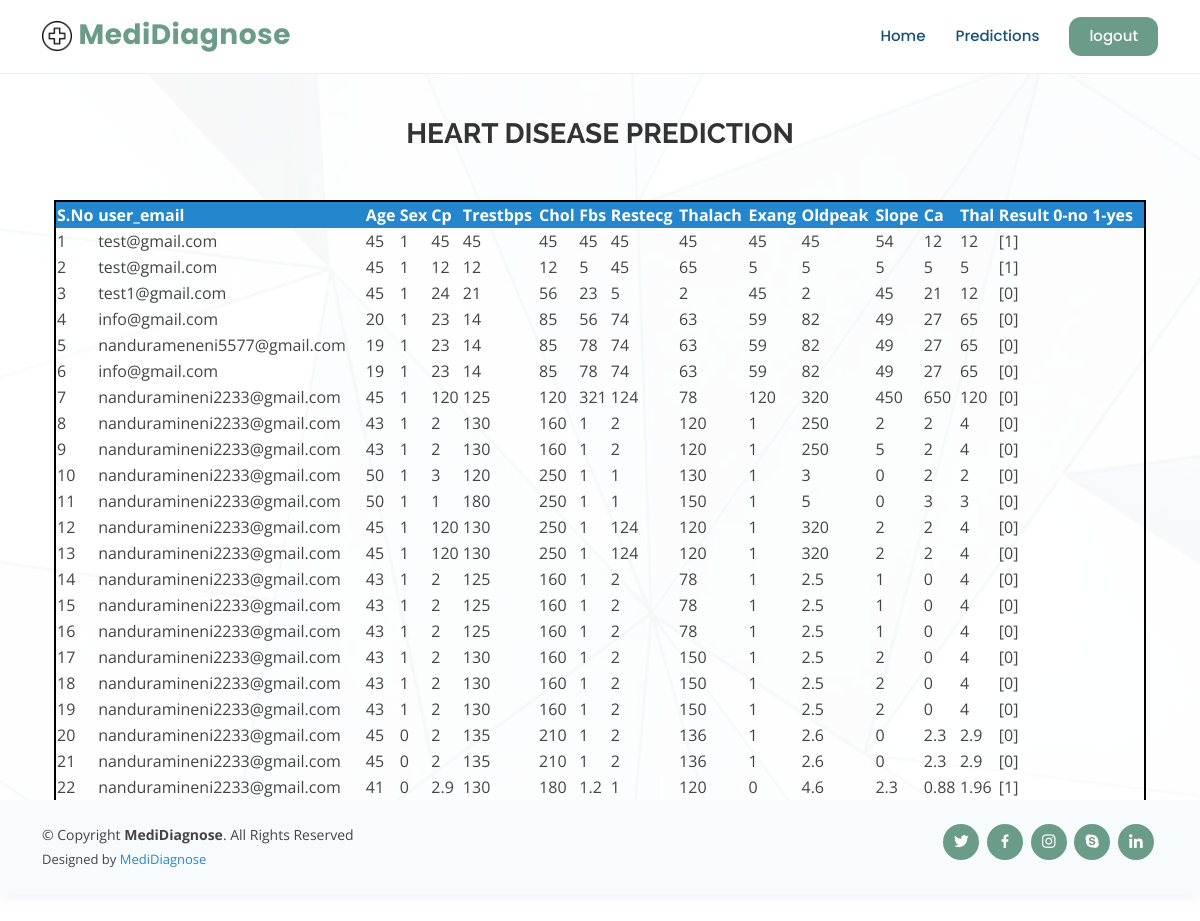
The page /adminshdpResults/ on the database its author committed.
### Paruluserapp/models.py (models this page shows)
class hdpmodel(models.Model):
    age = models.CharField(max_length=100)
    sex = models.CharField(max_length=100)
    cp = models.CharField(max_length=100)
    trestbps = models.CharField(max_length=100)
    chol = models.CharField(max_length=100)
    fbs = models.CharField(max_length=100)
    restecg = models.CharField(max_length=100)
    thalach = models.CharField(max_length=100)
    exang = models.CharField(max_length=100)
    oldpeak = models.CharField(max_length=100)
    slope = models.CharField(max_length=100)
    ca = models.CharField(max_length=100)
    thal = models.CharField(max_length=100)
    user_email = models.CharField(max_length=100)
    custom_predictions = models.CharField(max_length=100)

### Paruladminapp/views.py (the view)
# urls.py: path('adminshdpResults/', paruladmins.adminshdpResults, name="adminshdpResults"),
def adminshdpResults(request):
    data = hdpmodel.objects.all()
    return render(request, "admin/hdpresults.html", {'data': data})

### assets/templates/admin/hdpresults.html
{% extends 'admin/adminbase.html' %}
{% load static %}
{% block contents %}
<section id="contact" class="contact">
    <div class="container"  data-aos="fade-up">
        <div class="section-title">
            <h2>Heart Disease Prediction</h2>
            </div>
            <div class="col-md-12">
             <table style="border-collapse: collapse; width: 100%; border: 2px solid #000;">
                    <thead>
                    <tr style="background-color: #2487ce; color: #fff;">
                        <th scope="col">S.No</th>
                        <th scope="col">user_email</th>
                        <th scope="col">Age</th>
                        <th scope="col">Sex</th>
                        <th scope="col">Cp</th>
                        <th scope="col">Trestbps</th>
                        <th scope="col">Chol</th>
                        <th scope="col">Fbs</th>
                        <th scope="col">Restecg</th>
                        <th scope="col">Thalach</th>
                        <th scope="col">Exang</th>
                        <th scope="col">Oldpeak</th>
                        <th scope="col">Slope</th>
                        <th scope="col">Ca</th>
                        <th scope="col">Thal</th>
                        <th scope="col">Result 0-no 1-yes</th>
                    </tr>
                    </thead>
                    <tbody>
                    {% for i in data %}
                    <tr scope="row">
                        <td>{{forloop.counter}}</td>
                        <td>{{i.user_email}}</td>
                        <td>{{i.age}}</td>
                        <td>{{i.sex}}</td>
                        <td>{{i.cp}}</td>
                        <td>{{i.trestbps}}</td>
                        <td>{{i.chol}}</td>
                        <td>{{i.fbs}}</td>
                        <td>{{i.restecg}}</td>
                        <td>{{i.thalach}}</td>
                        <td>{{i.exang}}</td>
                        <td>{{i.oldpeak}}</td>
                        <td>{{i.slope}}</td>
                        <td>{{i.ca}}</td>
                        <td>{{i.thal}}</td>
                        <td>{{i.custom_predictions}}</td>
                    </tr>
                    {% endfor %}
                    </tbody>
                </table>
            </div>
    </div>
</section>
{% endblock %}

### assets/templates/admin/adminbase.html (shortened to what this page needs)
<!DOCTYPE html>
{% load static %}
<html lang="en">
<head>
  <link href="{% static 'vendor/aos/aos.css' %}" rel="stylesheet">
  <link href="{% static 'vendor/bootstrap/css/bootstrap.min.css' %}" rel="stylesheet">
  <link href="{% static 'vendor/bootstrap-icons/bootstrap-icons.css' %}" rel="stylesheet">
  <link href="{% static 'vendor/boxicons/css/boxicons.min.css' %}" rel="stylesheet">
  <link href="{% static 'vendor/glightbox/css/glightbox.min.css' %}" rel="stylesheet">
  <link href="{% static 'vendor/remixicon/remixicon.css' %}" rel="stylesheet">
  <link href="{% static 'vendor/swiper/swiper-bundle.min.css' %}" rel="stylesheet">
  <link href="{% static 'css/style.css' %}" rel="stylesheet">
</head>
<body>
  <header id="header" class="fixed-top">
    <div class="container d-flex align-items-center justify-content-between">
      <h1 class="logo"><a href="{% url 'home' %}"> <img src="{% static 'img/w-logo.png' %}"  alt="logo"> MediDiagnose</a></h1>
      <nav id="navbar" class="navbar">
        <ul>
          <li><a class="nav-link scrollto " href="{% url 'adminhome' %}">Home</a></li>
          <li><a class="nav-link scrollto" href="{% url 'adminpredictions' %}">Predictions</a></li>
          <li><a class="getstarted scrollto" href="{% url 'padminlogout' %}">logout</a></li>
        </ul>
      </nav>
    </div>
  </header>
  <section id="hero" class="d-flex align-items-center">
    <div class="container position-relative" data-aos="fade-up" data-aos-delay="100">
      <div class="row justify-content-center">
        <div class="col-xl-7 col-lg-9 text-center">
          <p>AI Powered Medical Diagnosis</p>
        </div>
      </div>
      {%block contents%}
      {%endblock%}
    </div>
  </section>
  <footer id="footer">
    <div class="container d-md-flex py-4">
      <div class="me-md-auto text-center text-md-start">
        <div class="copyright">
          &copy; Copyright <strong><span>MediDiagnose</span></strong>. All Rights Reserved
        </div>
        <div class="credits">
           Designed by <a href="https://paruluniversity.ac.in/" target="_blank">MediDiagnose</a>
        </div>
      </div>
      <div class="social-links text-center text-md-right pt-3 pt-md-0">
        <a  class="twitter"><i class="bx bxl-twitter"></i></a>
        <a  class="facebook"><i class="bx bxl-facebook"></i></a>
        <a  class="instagram"><i class="bx bxl-instagram"></i></a>
        <a  class="google-plus"><i class="bx bxl-skype"></i></a>
        <a  class="linkedin"><i class="bx bxl-linkedin"></i></a>
      </div>
    </div>
  </footer>
</body>
</html>

### assets/static/css/style.css (style rules this page uses)
body { font-family: "Open Sans", sans-serif; color: #444444; }
a { color: #2487ce; text-decoration: none; }
h1, h2, h3, h4, h5, h6 { font-family: "Raleway", sans-serif; }
#header { transition: all 0.5s; background: #fff; z-index: 997; padding: 15px 0; border-bottom: 1px solid #e6f2fb; }
#header .logo { font-size: 28px; margin: 0; padding: 0; line-height: 1; font-weight: 700; letter-spacing: 0.5px; font-family: "Poppins", sans-serif; }
#header .logo a { color: #6A9C89; font-weight: 700; }
#header .logo img { max-height: 30px; }
.navbar { padding: 0; font-family: "poppins", sans-serif; }
.navbar ul { margin: 0; padding: 0; display: flex; list-style: none; align-items: center; }
.navbar li { position: relative; }
.navbar a, .navbar a:focus { display: flex; align-items: center; justify-content: space-between; padding: 10px 0 10px 30px; font-size: 15px; font-weight: 500; color: #16507b; white-space: nowrap; transition: 0.3s; }
.navbar .getstarted, .navbar .getstarted:focus { background: #6A9C89; padding: 8px 20px; margin-left: 30px; border-radius: 12px; color: #fff; }
#hero { width: 100%; height: 100vh; position: relative; background: url("../img/hero-bg.jpg") top center; background-size: cover; position: relative; display: flex; align-items: center; }
#hero:before { content: ""; background: rgba(255, 255, 255, 0.8); position: absolute; bottom: 0; top: 0; left: 0; right: 0; }
#hero .container { z-index: 2; }
#hero .row { display: flex; align-items: center; justify-content: space-between; width: 100%; }
#hero p { color: #5e5e5e; font-size: 18px; padding-right: 2rem; margin: 10px 0; font-family: "Poppins", sans-serif; }
@media (min-width: 1024px) { #hero { background-attachment: fixed; } }
section { padding: 80px 0; overflow: hidden; }
.section-title { text-align: center; padding-bottom: 30px; }
.section-title h2 { font-size: 32px; font-weight: bold; text-transform: uppercase; margin-bottom: 20px; padding-bottom: 0; color: #124265; }
.section-title h2 { font-size: 28px; color: #333; margin-bottom: 20px; }
#footer { color: #444444; font-size: 14px; background: #f8fbfe; box-shadow: 0px 2px 15px rgba(18, 66, 101, 0.08); }
#footer .credits { padding-top: 5px; font-size: 13px; color: #444444; }
#footer .social-links a { font-size: 18px; display: inline-block; justify-content: center; background: #6A9C89; color: #fff; padding: 8px 0; line-height: 1; margin-right: 4px; border-radius: 50%; text-align: center; width: 36px; height: 36px; transition: 0.3s; cursor: pointer; }

### rows shown on the page
hdpmodel: user_email "test@gmail.com", age "45", sex "1", cp "45", trestbps "45", chol "45", fbs "45", restecg "45", thalach "45", exang "45", oldpeak "45", slope "54", ca "12", thal "12", custom_predictions "[1]"
hdpmodel: user_email "test@gmail.com", age "45", sex "1", cp "12", trestbps "12", chol "12", fbs "5", restecg "45", thalach "65", exang "5", oldpeak "5", slope "5", ca "5", thal "5", custom_predictions "[1]"
hdpmodel: user_email "test1@gmail.com", age "45", sex "1", cp "24", trestbps "21", chol "56", fbs "23", restecg "5", thalach "2", exang "45", oldpeak "2", slope "45", ca "21", thal "12", custom_predictions "[0]"
hdpmodel: user_email "info@gmail.com", age "20", sex "1", cp "23", trestbps "14", chol "85", fbs "56", restecg "74", thalach "63", exang "59", oldpeak "82", slope "49", ca "27", thal "65", custom_predictions "[0]"
hdpmodel: user_email "nandurameneni5577@gmail.com", age "19", sex "1", cp "23", trestbps "14", chol "85", fbs "78", restecg "74", thalach "63", exang "59", oldpeak "82", slope "49", ca "27", thal "65", custom_predictions "[0]"
hdpmodel: user_email "info@gmail.com", age "19", sex "1", cp "23", trestbps "14", chol "85", fbs "78", restecg "74", thalach "63", exang "59", oldpeak "82", slope "49", ca "27", thal "65", custom_predictions "[0]"
hdpmodel: user_email "nanduramineni2233@gmail.com", age "45", sex "1", cp "120", trestbps "125", chol "120", fbs "321", restecg "124", thalach "78", exang "120", oldpeak "320", slope "450", ca "650", thal "120", custom_predictions "[0]"
hdpmodel: user_email "nanduramineni2233@gmail.com", age "43", sex "1", cp "2", trestbps "130", chol "160", fbs "1", restecg "2", thalach "120", exang "1", oldpeak "250", slope "2", ca "2", thal "4", custom_predictions "[0]"
hdpmodel: user_email "nanduramineni2233@gmail.com", age "43", sex "1", cp "2", trestbps "130", chol "160", fbs "1", restecg "2", thalach "120", exang "1", oldpeak "250", slope "5", ca "2", thal "4", custom_predictions "[0]"
hdpmodel: user_email "nanduramineni2233@gmail.com", age "50", sex "1", cp "3", trestbps "120", chol "250", fbs "1", restecg "1", thalach "130", exang "1", oldpeak "3", slope "0", ca "2", thal "2", custom_predictions "[0]"
hdpmodel: user_email "nanduramineni2233@gmail.com", age "50", sex "1", cp "1", trestbps "180", chol "250", fbs "1", restecg "1", thalach "150", exang "1", oldpeak "5", slope "0", ca "3", thal "3", custom_predictions "[0]"
hdpmodel: user_email "nanduramineni2233@gmail.com", age "45", sex "1", cp "120", trestbps "130", chol "250", fbs "1", restecg "124", thalach "120", exang "1", oldpeak "320", slope "2", ca "2", thal "4", custom_predictions "[0]"
hdpmodel: user_email "nanduramineni2233@gmail.com", age "45", sex "1", cp "120", trestbps "130", chol "250", fbs "1", restecg "124", thalach "120", exang "1", oldpeak "320", slope "2", ca "2", thal "4", custom_predictions "[0]"
hdpmodel: user_email "nanduramineni2233@gmail.com", age "43", sex "1", cp "2", trestbps "125", chol "160", fbs "1", restecg "2", thalach "78", exang "1", oldpeak "2.5", slope "1", ca "0", thal "4", custom_predictions "[0]"
hdpmodel: user_email "nanduramineni2233@gmail.com", age "43", sex "1", cp "2", trestbps "125", chol "160", fbs "1", restecg "2", thalach "78", exang "1", oldpeak "2.5", slope "1", ca "0", thal "4", custom_predictions "[0]"
hdpmodel: user_email "nanduramineni2233@gmail.com", age "43", sex "1", cp "2", trestbps "125", chol "160", fbs "1", restecg "2", thalach "78", exang "1", oldpeak "2.5", slope "1", ca "0", thal "4", custom_predictions "[0]"
hdpmodel: user_email "nanduramineni2233@gmail.com", age "43", sex "1", cp "2", trestbps "130", chol "160", fbs "1", restecg "2", thalach "150", exang "1", oldpeak "2.5", slope "2", ca "0", thal "4", custom_predictions "[0]"
hdpmodel: user_email "nanduramineni2233@gmail.com", age "43", sex "1", cp "2", trestbps "130", chol "160", fbs "1", restecg "2", thalach "150", exang "1", oldpeak "2.5", slope "2", ca "0", thal "4", custom_predictions "[0]"
hdpmodel: user_email "nanduramineni2233@gmail.com", age "43", sex "1", cp "2", trestbps "130", chol "160", fbs "1", restecg "2", thalach "150", exang "1", oldpeak "2.5", slope "2", ca "0", thal "4", custom_predictions "[0]"
hdpmodel: user_email "nanduramineni2233@gmail.com", age "45", sex "0", cp "2", trestbps "135", chol "210", fbs "1", restecg "2", thalach "136", exang "1", oldpeak "2.6", slope "0", ca "2.3", thal "2.9", custom_predictions "[0]"
hdpmodel: user_email "nanduramineni2233@gmail.com", age "45", sex "0", cp "2", trestbps "135", chol "210", fbs "1", restecg "2", thalach "136", exang "1", oldpeak "2.6", slope "0", ca "2.3", thal "2.9", custom_predictions "[0]"
hdpmodel: user_email "nanduramineni2233@gmail.com", age "41", sex "0", cp "2.9", trestbps "130", chol "180", fbs "1.2", restecg "1", thalach "120", exang "0", oldpeak "4.6", slope "2.3", ca "0.88", thal "1.96", custom_predictions "[1]"
